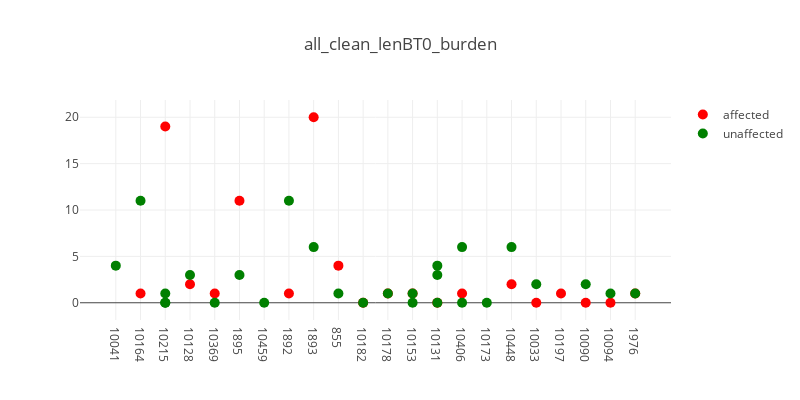
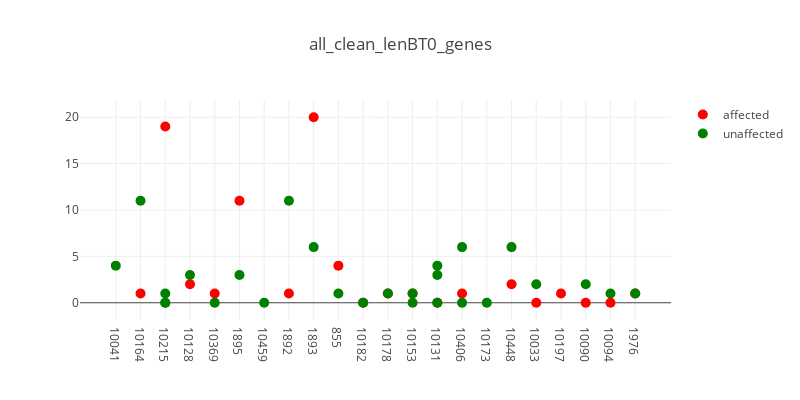
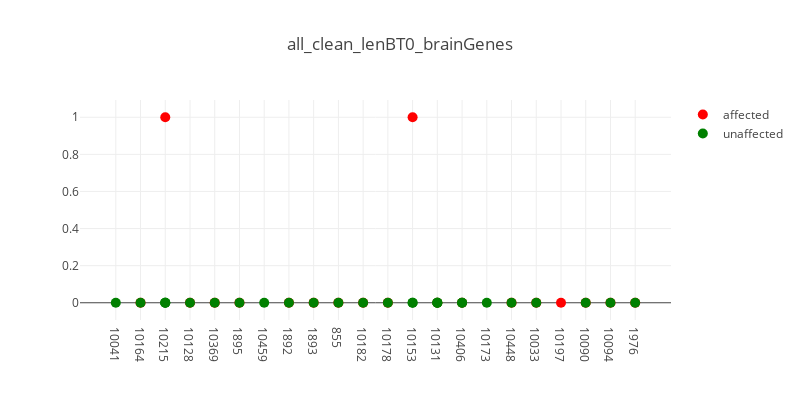
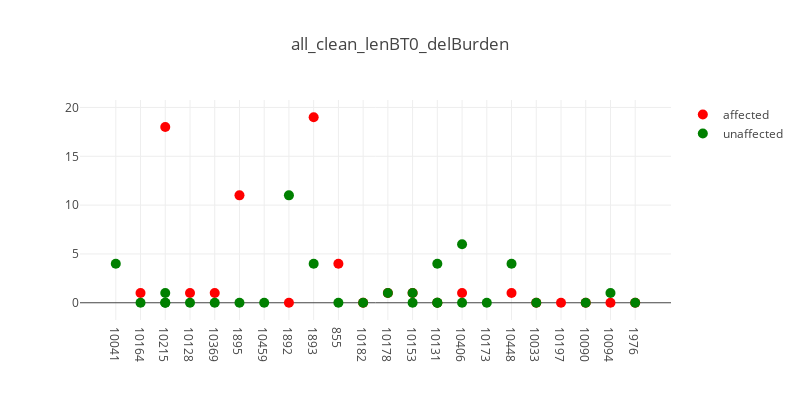

The notebook cell saved with these charts, in order:
### Markdown cell above
Let's focus on the clean versions, as we have noticed that they produce the best results anyways.

### Code cell
files = glob.glob(data_dir + '/all*clean_lenBT0*cnv.indiv')
for f in files:
    t_str = '.'.join(f.split('/')[-1].split('.')[:-2])
#     print t_str
    plot_plink_cnvs(f, t_str, verbose=True)

### Figure 1 — Plotly figure (JSON) as saved in the notebook; plotly's stock layout.template omitted (floating-point values rounded to 4 significant figures)
{"data": [{"hoverinfo": "text+y", "marker": {"color": "red", "size": 10}, "mode": "markers", "name": "affected", "showlegend": true, "text": ["CLIA_400122", "CLIA_400125", "CLIA_400153", "CCGO_800980", "CLIA_400132", "CLIA_400134", "CLIA_400163", "CLIA_400216", "CLIA_400121", "CLIA_400131", "CLIA_400128", "CLIA_400140", "CLIA_400178", "CLIA_400205", "CLIA_400127", "CLIA_400129", "CLIA_400123", "CLIA_400130", "CLIA_400204"], "type": "scatter", "x": [1, 2, 3, 4, 5, 7, 8, 9, 10, 11, 12, 13, 14, 16, 17, 18, 19, 20, 21], "y": [1, 19, 2, 1, 11, 1, 20, 4, 0, 1, 1, 0, 1, 2, 0, 1, 0, 0, 1]}, {"hoverinfo": "text+y", "hovertext": ["CLIA_400155", "CLIA_400135", "CLIA_400191", "CLIA_400189", "CLIA_400193", "CLIA_400152", "CCGO_800979", "CLIA_400158", "CLIA_400209", "CLIA_400175", "CLIA_400162", "CLIA_400133", "CLIA_400170", "CLIA_400159", "CLIA_400210", "CLIA_400212", "CLIA_400138", "CLIA_400139", "CLIA_400142", "CLIA_400179", "CLIA_400180", "CLIA_400148", "CLIA_400200", "CLIA_400166", "CLIA_400195", "CLIA_400144", "CLIA_400201"], "marker": {"color": "green", "size": 10}, "mode": "markers", "name": "unaffected", "showlegend": true, "type": "scatter", "x": [0, 1, 2, 2, 2, 3, 4, 5, 6, 7, 8, 9, 10, 11, 12, 12, 13, 13, 13, 14, 14, 15, 16, 17, 19, 20, 21], "y": [4, 11, 0, 1, 0, 3, 0, 3, 0, 11, 6, 1, 0, 1, 1, 0, 0, 3, 4, 6, 0, 0, 6, 2, 2, 1, 1]}], "layout": {"height": 400, "hovermode": "closest", "title": "all_clean_lenBT0_burden", "width": 800, "xaxis1": {"ticktext": ["10041", "10164", "10215", "10128", "10369", "1895", "10459", "1892", "1893", "855", "10182", "10178", "10153", "10131", "10406", "10173", "10448", "10033", "10197", "10090", "10094", "1976"], "tickvals": [0, 1, 2, 3, 4, 5, 6, 7, 8, 9, 10, 11, 12, 13, 14, 15, 16, 17, 18, 19, 20, 21], "zeroline": false}}}

### Figure 2 — Plotly figure (JSON) as saved in the notebook; plotly's stock layout.template omitted (floating-point values rounded to 4 significant figures)
{"data": [{"hoverinfo": "text+y", "marker": {"color": "red", "size": 10}, "mode": "markers", "name": "affected", "showlegend": true, "text": ["CLIA_400122", "CLIA_400125", "CLIA_400153", "CCGO_800980", "CLIA_400132", "CLIA_400134", "CLIA_400163", "CLIA_400216", "CLIA_400121", "CLIA_400131", "CLIA_400128", "CLIA_400140", "CLIA_400178", "CLIA_400205", "CLIA_400127", "CLIA_400129", "CLIA_400123", "CLIA_400130", "CLIA_400204"], "type": "scatter", "x": [1, 2, 3, 4, 5, 7, 8, 9, 10, 11, 12, 13, 14, 16, 17, 18, 19, 20, 21], "y": [1, 19, 2, 1, 11, 1, 20, 4, 0, 1, 1, 0, 1, 2, 0, 1, 0, 0, 1]}, {"hoverinfo": "text+y", "hovertext": ["CLIA_400155", "CLIA_400135", "CLIA_400191", "CLIA_400189", "CLIA_400193", "CLIA_400152", "CCGO_800979", "CLIA_400158", "CLIA_400209", "CLIA_400175", "CLIA_400162", "CLIA_400133", "CLIA_400170", "CLIA_400159", "CLIA_400210", "CLIA_400212", "CLIA_400138", "CLIA_400139", "CLIA_400142", "CLIA_400179", "CLIA_400180", "CLIA_400148", "CLIA_400200", "CLIA_400166", "CLIA_400195", "CLIA_400144", "CLIA_400201"], "marker": {"color": "green", "size": 10}, "mode": "markers", "name": "unaffected", "showlegend": true, "type": "scatter", "x": [0, 1, 2, 2, 2, 3, 4, 5, 6, 7, 8, 9, 10, 11, 12, 12, 13, 13, 13, 14, 14, 15, 16, 17, 19, 20, 21], "y": [4, 11, 0, 1, 0, 3, 0, 3, 0, 11, 6, 1, 0, 1, 1, 0, 0, 3, 4, 6, 0, 0, 6, 2, 2, 1, 1]}], "layout": {"height": 400, "hovermode": "closest", "title": "all_clean_lenBT0_genes", "width": 800, "xaxis1": {"ticktext": ["10041", "10164", "10215", "10128", "10369", "1895", "10459", "1892", "1893", "855", "10182", "10178", "10153", "10131", "10406", "10173", "10448", "10033", "10197", "10090", "10094", "1976"], "tickvals": [0, 1, 2, 3, 4, 5, 6, 7, 8, 9, 10, 11, 12, 13, 14, 15, 16, 17, 18, 19, 20, 21], "zeroline": false}}}

### Figure 3 — Plotly figure (JSON) as saved in the notebook; plotly's stock layout.template omitted (floating-point values rounded to 4 significant figures)
{"data": [{"hoverinfo": "text+y", "marker": {"color": "red", "size": 10}, "mode": "markers", "name": "affected", "showlegend": true, "text": ["CLIA_400122", "CLIA_400125", "CLIA_400153", "CCGO_800980", "CLIA_400132", "CLIA_400134", "CLIA_400163", "CLIA_400216", "CLIA_400121", "CLIA_400131", "CLIA_400128", "CLIA_400140", "CLIA_400178", "CLIA_400205", "CLIA_400127", "CLIA_400129", "CLIA_400123", "CLIA_400130", "CLIA_400204"], "type": "scatter", "x": [1, 2, 3, 4, 5, 7, 8, 9, 10, 11, 12, 13, 14, 16, 17, 18, 19, 20, 21], "y": [0, 1, 0, 0, 0, 0, 0, 0, 0, 0, 1, 0, 0, 0, 0, 0, 0, 0, 0]}, {"hoverinfo": "text+y", "hovertext": ["CLIA_400155", "CLIA_400135", "CLIA_400191", "CLIA_400189", "CLIA_400193", "CLIA_400152", "CCGO_800979", "CLIA_400158", "CLIA_400209", "CLIA_400175", "CLIA_400162", "CLIA_400133", "CLIA_400170", "CLIA_400159", "CLIA_400210", "CLIA_400212", "CLIA_400138", "CLIA_400139", "CLIA_400142", "CLIA_400179", "CLIA_400180", "CLIA_400148", "CLIA_400200", "CLIA_400166", "CLIA_400195", "CLIA_400144", "CLIA_400201"], "marker": {"color": "green", "size": 10}, "mode": "markers", "name": "unaffected", "showlegend": true, "type": "scatter", "x": [0, 1, 2, 2, 2, 3, 4, 5, 6, 7, 8, 9, 10, 11, 12, 12, 13, 13, 13, 14, 14, 15, 16, 17, 19, 20, 21], "y": [0, 0, 0, 0, 0, 0, 0, 0, 0, 0, 0, 0, 0, 0, 0, 0, 0, 0, 0, 0, 0, 0, 0, 0, 0, 0, 0]}], "layout": {"height": 400, "hovermode": "closest", "title": "all_clean_lenBT0_brainGenes", "width": 800, "xaxis1": {"ticktext": ["10041", "10164", "10215", "10128", "10369", "1895", "10459", "1892", "1893", "855", "10182", "10178", "10153", "10131", "10406", "10173", "10448", "10033", "10197", "10090", "10094", "1976"], "tickvals": [0, 1, 2, 3, 4, 5, 6, 7, 8, 9, 10, 11, 12, 13, 14, 15, 16, 17, 18, 19, 20, 21], "zeroline": false}}}

### Figure 4 — Plotly figure (JSON) as saved in the notebook; plotly's stock layout.template omitted (floating-point values rounded to 4 significant figures)
{"data": [{"hoverinfo": "text+y", "marker": {"color": "red", "size": 10}, "mode": "markers", "name": "affected", "showlegend": true, "text": ["CLIA_400122", "CLIA_400125", "CLIA_400153", "CCGO_800980", "CLIA_400132", "CLIA_400134", "CLIA_400163", "CLIA_400216", "CLIA_400121", "CLIA_400131", "CLIA_400128", "CLIA_400140", "CLIA_400178", "CLIA_400205", "CLIA_400127", "CLIA_400129", "CLIA_400123", "CLIA_400130", "CLIA_400204"], "type": "scatter", "x": [1, 2, 3, 4, 5, 7, 8, 9, 10, 11, 12, 13, 14, 16, 17, 18, 19, 20, 21], "y": [1, 18, 1, 1, 11, 0, 19, 4, 0, 1, 1, 0, 1, 1, 0, 0, 0, 0, 0]}, {"hoverinfo": "text+y", "hovertext": ["CLIA_400155", "CLIA_400135", "CLIA_400191", "CLIA_400189", "CLIA_400193", "CLIA_400152", "CCGO_800979", "CLIA_400158", "CLIA_400209", "CLIA_400175", "CLIA_400162", "CLIA_400133", "CLIA_400170", "CLIA_400159", "CLIA_400210", "CLIA_400212", "CLIA_400138", "CLIA_400139", "CLIA_400142", "CLIA_400179", "CLIA_400180", "CLIA_400148", "CLIA_400200", "CLIA_400166", "CLIA_400195", "CLIA_400144", "CLIA_400201"], "marker": {"color": "green", "size": 10}, "mode": "markers", "name": "unaffected", "showlegend": true, "type": "scatter", "x": [0, 1, 2, 2, 2, 3, 4, 5, 6, 7, 8, 9, 10, 11, 12, 12, 13, 13, 13, 14, 14, 15, 16, 17, 19, 20, 21], "y": [4, 0, 0, 1, 0, 0, 0, 0, 0, 11, 4, 0, 0, 1, 1, 0, 0, 0, 4, 6, 0, 0, 4, 0, 0, 1, 0]}], "layout": {"height": 400, "hovermode": "closest", "title": "all_clean_lenBT0_delBurden", "width": 800, "xaxis1": {"ticktext": ["10041", "10164", "10215", "10128", "10369", "1895", "10459", "1892", "1893", "855", "10182", "10178", "10153", "10131", "10406", "10173", "10448", "10033", "10197", "10090", "10094", "1976"], "tickvals": [0, 1, 2, 3, 4, 5, 6, 7, 8, 9, 10, 11, 12, 13, 14, 15, 16, 17, 18, 19, 20, 21], "zeroline": false}}}
